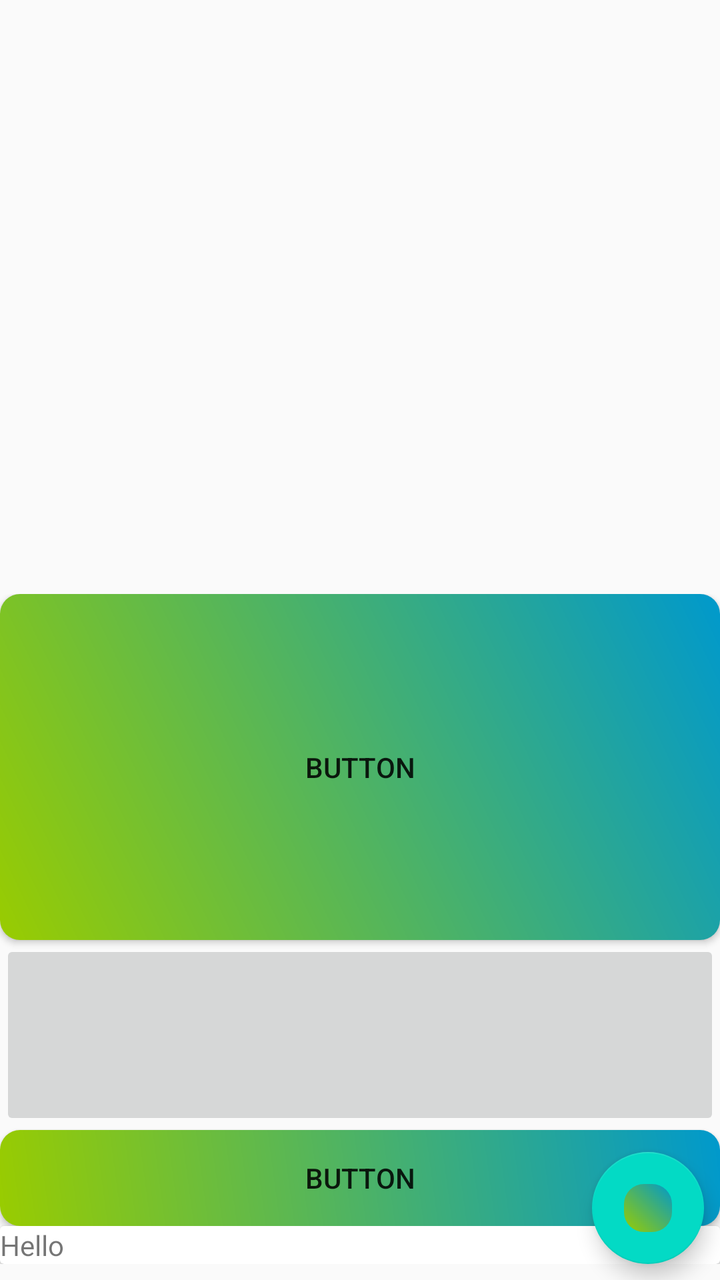
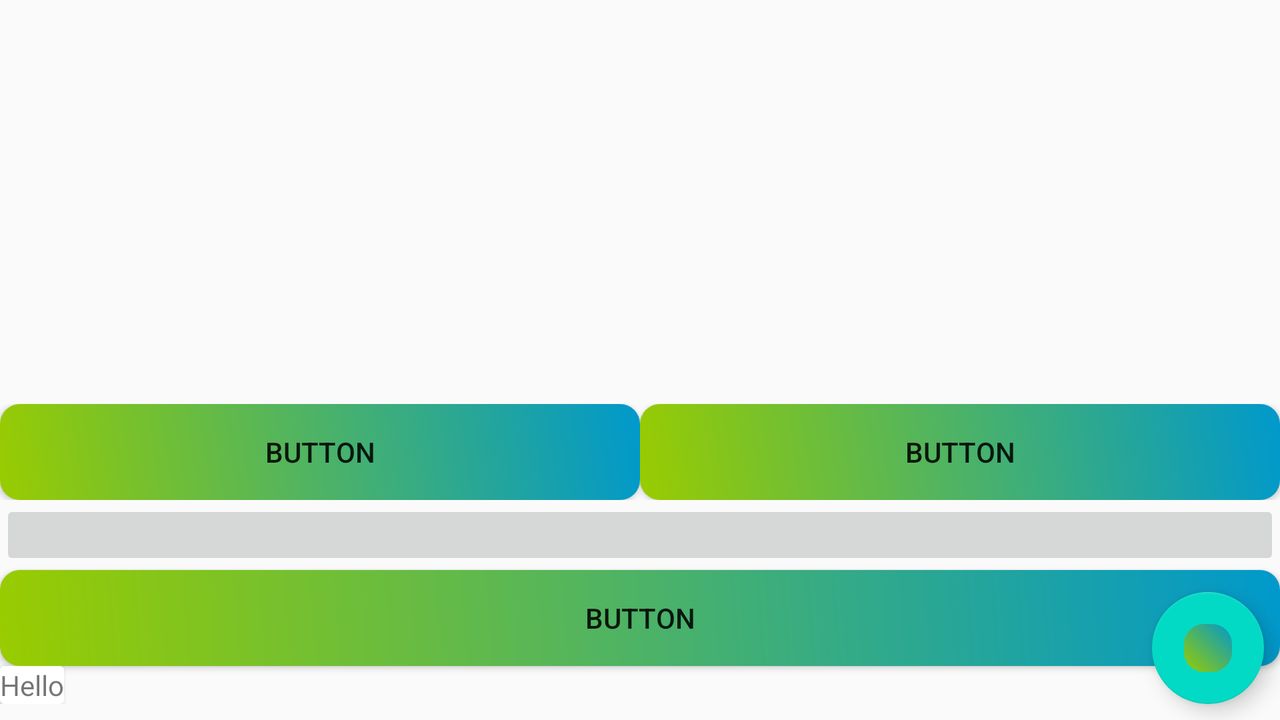

The same Android screen from two of the app's own layout files: first res/layout/ as a phone draws it, then the repository's variant for another configuration, drawn on a device whose configuration selects that folder. Both files follow.
<!-- AndroidManifest.xml: application theme AppTheme -->
<!-- res/layout/activity_style.xml -->
<?xml version="1.0" encoding="utf-8"?>
<android.support.constraint.ConstraintLayout xmlns:android="http://schemas.android.com/apk/res/android"
    xmlns:app="http://schemas.android.com/apk/res-auto"
    xmlns:tools="http://schemas.android.com/tools"
    android:layout_width="match_parent"
    android:layout_height="match_parent"
    tools:context=".StyleActivity">

    <android.support.design.widget.FloatingActionButton
        android:id="@+id/floatingActionButton"
        android:layout_width="wrap_content"
        android:layout_height="wrap_content"
        android:layout_marginBottom="8dp"
        android:layout_marginEnd="8dp"
        android:layout_marginRight="8dp"
        android:clickable="true"
        app:layout_constraintBottom_toBottomOf="parent"
        app:layout_constraintEnd_toEndOf="parent"
        app:srcCompat="@drawable/gradient" />

    <LinearLayout
        android:layout_width="match_parent"
        android:layout_height="0dp"
        android:layout_marginBottom="8dp"
        android:orientation="vertical"
        app:layout_constraintBottom_toBottomOf="parent">

        <Button
            android:id="@+id/button"
            android:layout_width="match_parent"
            android:layout_height="173dp"
            android:background="@drawable/gradient"
            android:text="Button"
            tools:layout_editor_absoluteX="134dp"
            tools:layout_editor_absoluteY="54dp" />

        <ImageButton
            android:id="@+id/imageButton"
            android:layout_width="match_parent"
            android:layout_height="95dp"
            android:scaleType="centerCrop"
            app:srcCompat="@drawable/dog" />

        <Button
            android:id="@+id/button2"
            style="@style/button_design"
            android:layout_width="match_parent"
            android:layout_height="wrap_content"
            android:text="Button" />

        <android.support.v7.widget.CardView
            android:layout_width="match_parent"
            android:layout_height="match_parent">

            <LinearLayout
                android:layout_width="match_parent"
                android:layout_height="match_parent"
                android:orientation="vertical">

                <TextView
                    android:id="@+id/textView"
                    android:layout_width="match_parent"
                    android:layout_height="wrap_content"
                    android:text="Hello" />

                <ImageView
                    android:id="@+id/imageView"
                    android:layout_width="match_parent"
                    android:layout_height="wrap_content"
                    app:srcCompat="@drawable/dog" />

            </LinearLayout>
        </android.support.v7.widget.CardView>

    </LinearLayout>

</android.support.constraint.ConstraintLayout>
<!-- resources referenced by this layout -->
<resources>
  <!-- drawable gradient (drawable) -->
  <?xml version="1.0" encoding="utf-8"?>
  <shape xmlns:android="http://schemas.android.com/apk/res/android"
  android:shape="rectangle">
  <corners android:radius="10dp"></corners>
  <gradient android:startColor="#99cc00"
      android:endColor="#0099cc"
      android:angle="45"
      android:type="linear"></gradient>
  </shape>
  <style name="button_design">
          <item name="android:layout_width">match_parent</item>
          <item name="android:background">@drawable/gradient</item>
          <item name="android:text">Button</item>
      </style>
  <style name="AppTheme" parent="Theme.AppCompat.Light.DarkActionBar">
          
          <item name="colorPrimary">@color/colorPrimary</item>
          <item name="colorPrimaryDark">@color/colorPrimaryDark</item>
          <item name="colorAccent">@color/colorAccent</item>
      </style>
</resources>
<!-- res/layout-land/activity_style.xml (the repository's variant of the layout above) -->
<!-- drawn on the phone turned sideways -->
<?xml version="1.0" encoding="utf-8"?>
<android.support.constraint.ConstraintLayout xmlns:android="http://schemas.android.com/apk/res/android"
    xmlns:app="http://schemas.android.com/apk/res-auto"
    xmlns:tools="http://schemas.android.com/tools"
    android:layout_width="match_parent"
    android:layout_height="match_parent"
    tools:context=".StyleActivity">

    <android.support.design.widget.FloatingActionButton
        android:id="@+id/floatingActionButton"
        android:layout_width="wrap_content"
        android:layout_height="wrap_content"
        android:layout_marginBottom="8dp"
        android:layout_marginEnd="8dp"
        android:layout_marginRight="8dp"
        android:clickable="true"
        app:layout_constraintBottom_toBottomOf="parent"
        app:layout_constraintEnd_toEndOf="parent"
        app:srcCompat="@drawable/gradient" />

    <LinearLayout
        android:layout_width="match_parent"
        android:layout_height="0dp"
        android:layout_marginBottom="8dp"
        android:orientation="vertical"
        app:layout_constraintBottom_toBottomOf="parent">

        <LinearLayout
            android:layout_width="match_parent"
            android:layout_height="wrap_content"
            android:orientation="horizontal">

            <Button
                android:id="@+id/button3"
                android:layout_width="wrap_content"
                android:layout_height="wrap_content"
                android:layout_weight="1"
                android:background="@drawable/gradient"
                android:text="Button" />

            <Button
                android:id="@+id/button"
                android:layout_width="wrap_content"
                android:layout_height="wrap_content"
                android:layout_weight="1"
                android:background="@drawable/gradient"
                android:text="Button" />
        </LinearLayout>

        <ImageButton
            android:id="@+id/imageButton"
            android:layout_width="match_parent"
            android:layout_height="35dp"
            android:scaleType="centerCrop"
            app:srcCompat="@drawable/dog" />

        <Button
            android:id="@+id/button2"
            style="@style/button_design"
            android:layout_width="match_parent"
            android:layout_height="wrap_content"
            android:text="Button" />

        <android.support.v7.widget.CardView
            android:layout_width="wrap_content"
            android:layout_height="wrap_content">

            <LinearLayout
                android:layout_width="match_parent"
                android:layout_height="match_parent"
                android:orientation="vertical">

                <TextView
                    android:id="@+id/textView"
                    android:layout_width="match_parent"
                    android:layout_height="wrap_content"
                    android:text="Hello" />

                <ImageView
                    android:id="@+id/imageView"
                    android:layout_width="match_parent"
                    android:layout_height="wrap_content"
                    app:srcCompat="@drawable/dog" />

            </LinearLayout>
        </android.support.v7.widget.CardView>

    </LinearLayout>

</android.support.constraint.ConstraintLayout>
